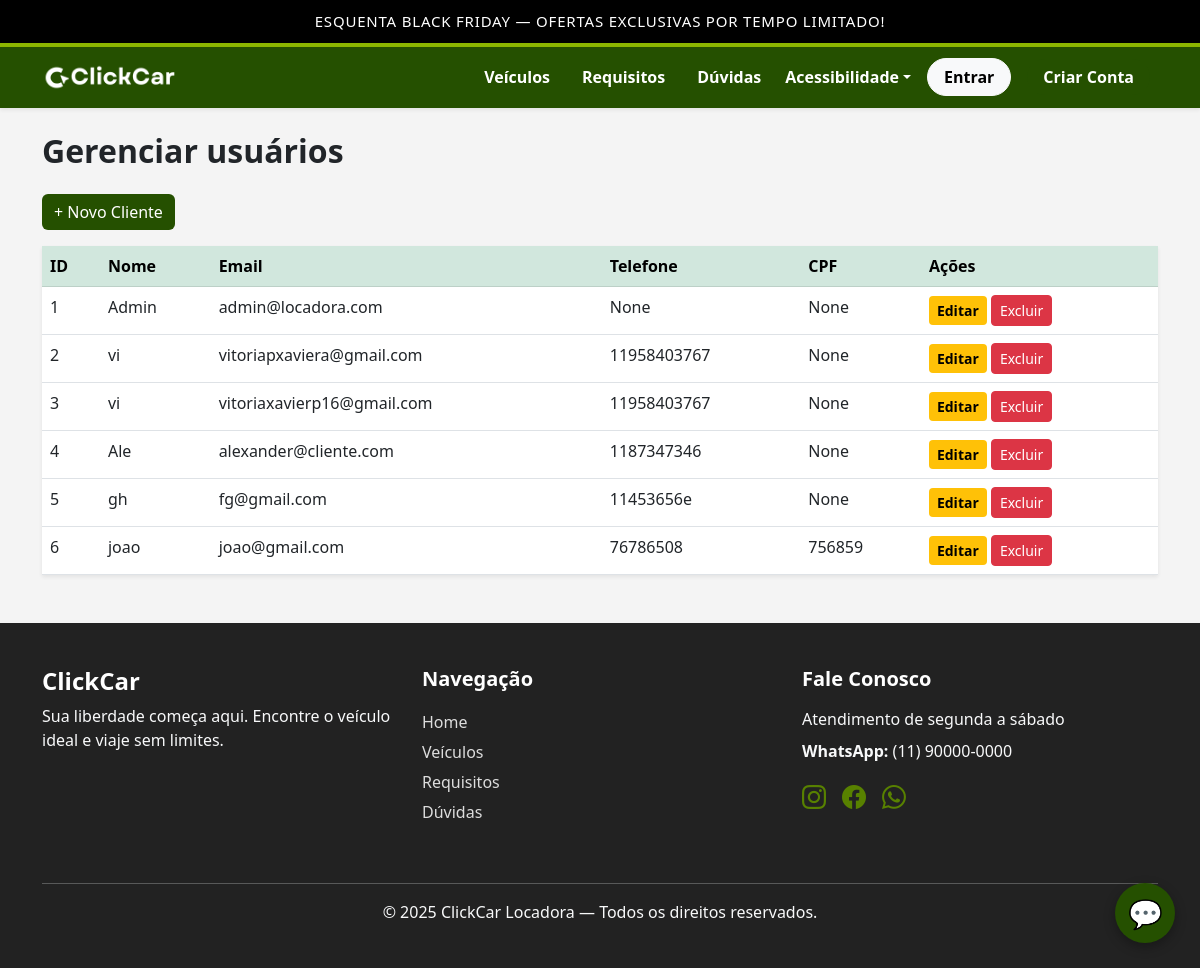
/admin/usuario, run on an earlier commit of the app's database.
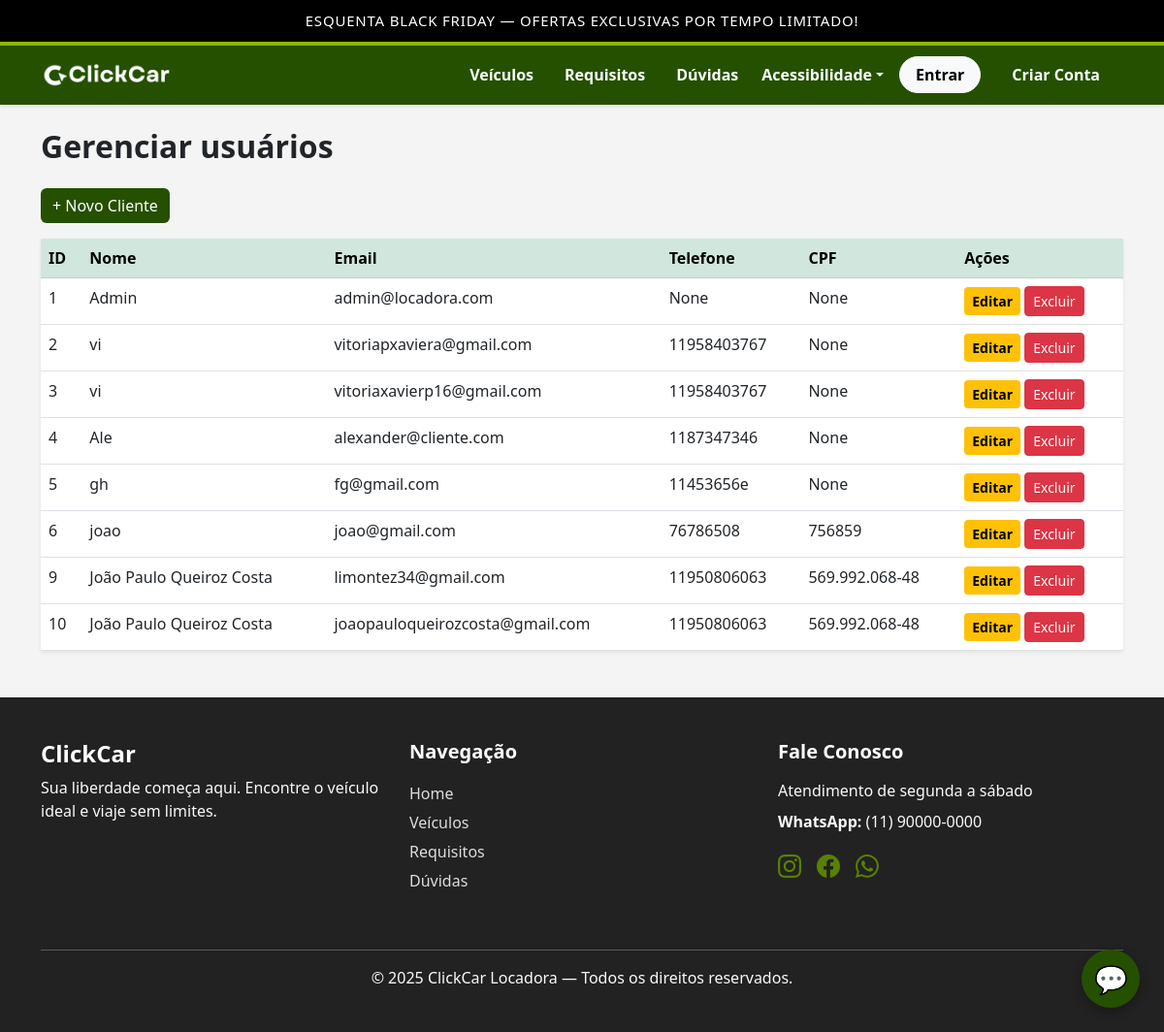
And on a later commit of the database.
### models/models.py (models this page shows, shortened)
class Usuario(UserMixin, db.Model):
    __tablename__ = 'usuarios'
    id = db.Column(db.Integer, primary_key=True)
    nome = db.Column(db.String(150), nullable=False)
    email = db.Column(db.String(120), unique=True, nullable=False)
    senha_hash = db.Column(db.String(200), nullable=False)
    perfil_id = db.Column(db.Integer, db.ForeignKey(
        'perfis.id'), nullable=False)
    telefone = db.Column(db.String(20))
    cpf = db.Column(db.String(20))
    criado_em = db.Column(db.DateTime, default=datetime.utcnow)
    email_verificado = db.Column(db.Boolean, default=False)
    codigo_verificacao = db.Column(db.String(6))
    cnh = db.Column(db.String(11), unique=True)
    lista_favoritos = db.relationship('Veiculo', secondary=tabela_favoritos,
                                      backref=db.backref('favoritado_por', lazy='dynamic'))
    enderecos = db.relationship(
        "Endereco",
        backref="usuario",
        cascade="all, delete-orphan",
        lazy=True
    )
    tokens = db.relationship('Token', backref='usuarios',
                             lazy=True, cascade="all, delete-orphan")
    reservas = db.relationship(
        'Reserva',
        backref='usuario',
        cascade="all, delete-orphan"
    )

### controllers/controller.py (the view)
@main.route("/admin/usuario")
def admin_usuario_page():
    db = SessionLocal()
    usuarios = db.query(Usuario).all()
    return render_template("admin/users/list.html", usuarios=usuarios)

### templates/admin/users/list.html (shortened to what this page needs)
{% extends 'base.html' %}
{% block content %}
<h2 class="fw-bold mb-4">Gerenciar usuários</h2>
<a href="{{ url_for('main.admin_novo_cliente') }}" class="btn btn-primary mb-3">+ Novo Cliente</a>
<table class="table table-hover shadow-sm bg-white">
    <thead class="table-success">
        <tr>
            <th>ID</th>
            <th>Nome</th>
            <th>Email</th>
            <th>Telefone</th>
            <th>CPF</th>
            <th>Ações</th>
        </tr>
    </thead>
    <tbody>
        {% for u in usuarios %}
        <tr>
            <td>{{ u.id }}</td>
            <td>{{ u.nome }}</td>
            <td>{{ u.email }}</td>
            <td>{{ u.telefone }}</td>
            <td>{{ u.cpf }}</td>
            <td>
                <a href="{{ url_for('main.edit_user',user_id=u.id) }}" class="btn btn-warning btn-sm">Editar</a>
                <a href="{{ url_for('main.admin_excluir_usuario', user_id=u.id) }}"
                   onclick="return confirm('Excluir cliente?')"
                   class="btn btn-danger btn-sm">Excluir</a>
            </td>
        </tr>
        {% endfor %}
    </tbody>
</table>
{% endblock %}

What changed in the data, as far as the page shows it:
added Usuario: id "9", nome "João Paulo Queiroz Costa", email "limontez34@gmail.com", telefone "11950806063", cpf "569.992.068-48"
added Usuario: id "10", nome "João Paulo Queiroz Costa", email "joaopauloqueirozcosta@gmail.com", telefone "11950806063", cpf "569.992.068-48"
